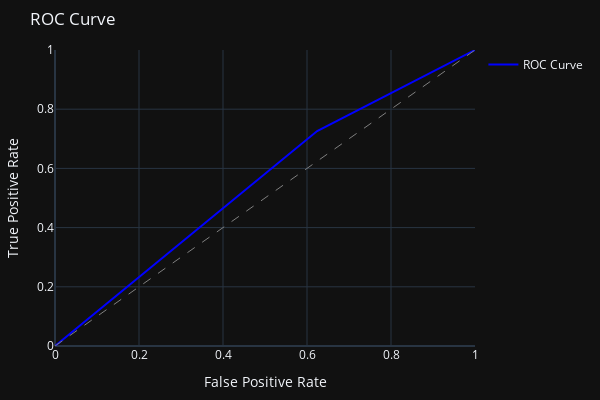

Notebook code for this chart:
### Code cell
# Assuming you already have values for tester and pred from your model
import plotly.graph_objs as go
fpr, tpr, _ = roc_curve(tester, pred)

# Create a Plotly figure for the ROC curve
fig = go.Figure()

# Add the ROC curve trace
fig.add_trace(go.Scatter(x=fpr, y=tpr, mode='lines', line=dict(color='blue', width=2), name='ROC Curve'))

# Add the diagonal reference line
fig.add_shape(type='line', line=dict(color='gray', width=1, dash='dash'),
              x0=0, y0=0, x1=1, y1=1)

# Update layout
fig.update_layout(
    xaxis_title='False Positive Rate',
    yaxis_title='True Positive Rate',
    title='ROC Curve',
    showlegend=True,
    xaxis=dict(range=[0, 1]),
    yaxis=dict(range=[0, 1]),
    width=600,
    height=400,
    margin=dict(l=50, r=50, t=50, b=50),
)

# Show the plot
fig.show()

### Figure 1 — Plotly figure (JSON) as saved in the notebook; plotly's stock layout.template omitted (floating-point values rounded to 4 significant figures)
{"data": [{"line": {"color": "blue", "width": 2}, "mode": "lines", "name": "ROC Curve", "x": [0.0, 0.6242, 1.0], "y": [0.0, 0.7262, 1.0], "type": "scatter"}], "layout": {"shapes": [{"line": {"color": "gray", "dash": "dash", "width": 1}, "type": "line", "x0": 0, "x1": 1, "y0": 0, "y1": 1}], "xaxis": {"title": {"text": "False Positive Rate"}, "range": [0, 1]}, "yaxis": {"title": {"text": "True Positive Rate"}, "range": [0, 1]}, "margin": {"l": 50, "r": 50, "t": 50, "b": 50}, "title": {"text": "ROC Curve"}, "showlegend": true, "width": 600, "height": 400}}
